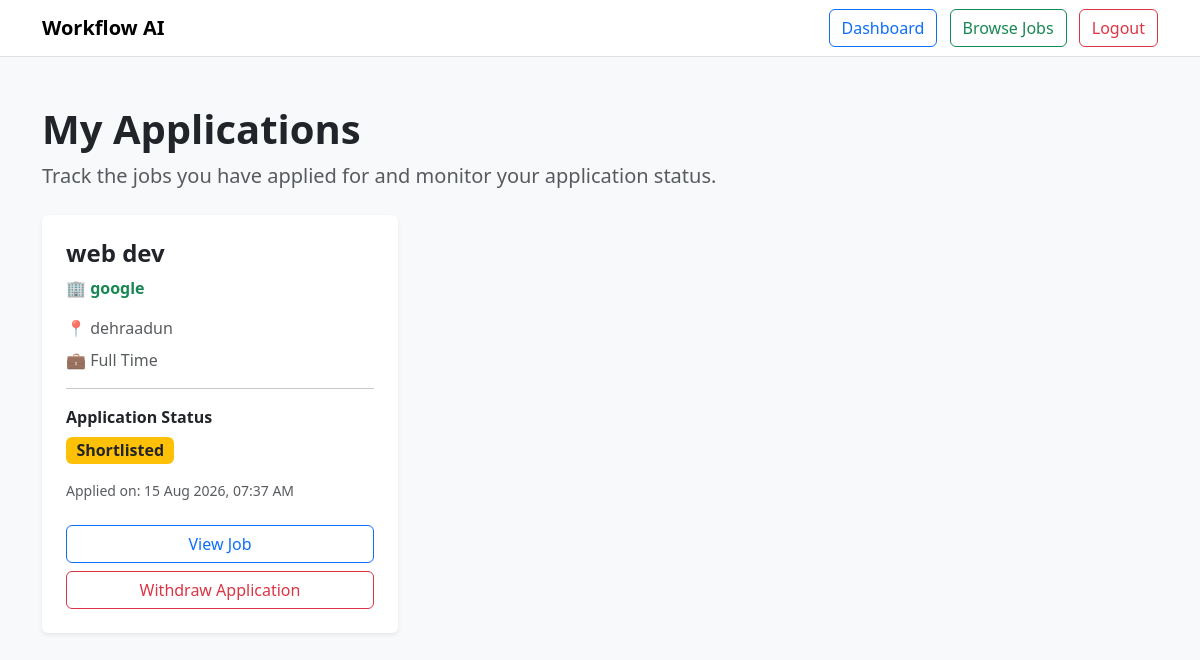
The app's page /student/applications/ (signed in) with its own data.
### accounts/models.py (models this page shows, shortened)
class Application(models.Model):
    STATUS_CHOICES = [
        ('applied', 'Applied'),
        ('shortlisted', 'Shortlisted'),
        ('rejected', 'Rejected'),
        ('selected', 'Selected'),
    ]
    student = models.ForeignKey(
        StudentProfile,
        on_delete=models.CASCADE,
        related_name='applications'
    )
    job = models.ForeignKey(
        Job,
        on_delete=models.CASCADE,
        related_name='applications'
    )
    status = models.CharField(
        max_length=20,
        choices=STATUS_CHOICES,
        default='applied'
    )
    applied_at = models.DateTimeField(auto_now_add=True)

class Job(models.Model):
    JOB_TYPE_CHOICES = [
        ('full_time', 'Full Time'),
        ('part_time', 'Part Time'),
        ('internship', 'Internship'),
        ('contract', 'Contract'),
    ]
    company = models.ForeignKey(
        CompanyProfile,
        on_delete=models.CASCADE,
        related_name='jobs'
    )
    title = models.CharField(max_length=150)
    description = models.TextField()
    location = models.CharField(max_length=150)
    job_type = models.CharField(
        max_length=20,
        choices=JOB_TYPE_CHOICES
    )
    salary = models.CharField(max_length=100, blank=True)
    required_degree = models.CharField(max_length=100, blank=True)
    minimum_cgpa = models.DecimalField(
        max_digits=4,
        decimal_places=2,
        null=True,
        blank=True
    )
    required_skills = models.TextField(blank=True)
    application_deadline = models.DateField(
        null=True,
        blank=True
    )
    created_at = models.DateTimeField(auto_now_add=True)

class CompanyProfile(models.Model):
    user = models.OneToOneField(
        User,
        on_delete=models.CASCADE
    )
    company_name = models.CharField(max_length=150, blank=True)
    industry = models.CharField(max_length=100, blank=True)
    location = models.CharField(max_length=150, blank=True)
    website = models.URLField(blank=True)
    description = models.TextField(blank=True)
    recruiter_name = models.CharField(max_length=100, blank=True)
    contact_email = models.EmailField(blank=True)
    contact_phone = models.CharField(max_length=15, blank=True)

### core/views.py (the view)
# urls.py: path('student/applications/', views.my_applications, name='my_applications'),
@student_required
def my_applications(request):
    student_profile, created = StudentProfile.objects.get_or_create(
        user=request.user
    )
    applications = Application.objects.filter(
        student=student_profile
    ).select_related(
        'job',
        'job__company'
    ).order_by('-applied_at')
    return render(
        request,
        'core/my_applications.html',
        {'applications': applications}
    )

### accounts/context_processors.py (called while the page is built)
def notification_count(request):
    unread_count = 0
    if request.user.is_authenticated:
        unread_count = request.user.notifications.filter(
            is_read=False
        ).count()
    return {
        'notifications_unread_count': unread_count
    }

### core/views.py (called while the page is built)
def has_role(user, role):
    return (
        user.is_authenticated
        and UserProfile.objects.filter(
            user=user,
            role=role
        ).exists()
    )

def student_required(view_func):
    @login_required
    @wraps(view_func)
    def wrapper(request, *args, **kwargs):
        if not has_role(request.user, 'student'):
            return HttpResponseForbidden(
                'You do not have permission to access this page.'
            )
        return view_func(request, *args, **kwargs)
    return wrapper

### core/templates/core/my_applications.html (shortened to what this page needs)
<!DOCTYPE html>
<html lang="en">
<head>
    <link
        href="https://cdn.jsdelivr.net/npm/bootstrap@5.3.3/dist/css/bootstrap.min.css"
        rel="stylesheet"
    >
</head>
<body class="bg-light">
<nav class="navbar navbar-expand-lg bg-white border-bottom">
    <div class="container">
        <a
            class="navbar-brand fw-bold"
            href="/"
        >
            Workflow AI
        </a>
        <div>
            <a
                href="/student/dashboard/"
                class="btn btn-outline-primary me-2"
            >
                Dashboard
            </a>
            <a
                href="/student/jobs/"
                class="btn btn-outline-success me-2"
            >
                Browse Jobs
            </a>
            <a
                href="/accounts/logout/"
                class="btn btn-outline-danger"
            >
                Logout
            </a>
        </div>
    </div>
</nav>
<div class="container py-5">
    <div class="mb-4">
        <h1 class="fw-bold">
            My Applications
        </h1>
        <p class="lead text-muted">
            Track the jobs you have applied for and monitor
            your application status.
        </p>
    </div>
    {% if applications %}
        <div class="row g-4">
            {% for application in applications %}
                <div class="col-md-6 col-lg-4">
                    <div class="card shadow-sm border-0 h-100">
                        <div class="card-body p-4">
                            <h4 class="fw-bold mb-2">
                                {{ application.job.title }}
                            </h4>
                            <p class="text-success fw-semibold mb-3">
                                🏢
                                {{ application.job.company.company_name }}
                            </p>
                            <p class="text-muted mb-2">
                                📍
                                {{ application.job.location }}
                            </p>
                            <p class="text-muted mb-3">
                                💼
                                {{ application.job.get_job_type_display }}
                            </p>
                            <hr>
                            <div class="mb-3">
                                <strong>
                                    Application Status
                                </strong>
                                {% if application.status == 'applied' %}
                                    <div class="mt-2">
                                        <span class="badge bg-primary fs-6">
                                            Applied
                                        </span>
                                    </div>
                                {% elif application.status == 'shortlisted' %}
                                    <div class="mt-2">
                                        <span class="badge bg-warning text-dark fs-6">
                                            Shortlisted
                                        </span>
                                    </div>
                                {% elif application.status == 'selected' %}
                                    <div class="mt-2">
                                        <span class="badge bg-success fs-6">
                                            Selected 🎉
                                        </span>
                                    </div>
                                {% elif application.status == 'rejected' %}
                                    <div class="mt-2">
                                        <span class="badge bg-danger fs-6">
                                            Rejected
                                        </span>
                                    </div>
                                {% else %}
                                    <div class="mt-2">
                                        <span class="badge bg-secondary fs-6">
                                            {{ application.get_status_display }}
                                        </span>
                                    </div>
                                {% endif %}
                            </div>
                            <p class="text-muted small">
                                Applied on:
                                {{ application.applied_at|date:"d M Y, h:i A" }}
                            </p>
                            <a
                                href="{% url 'student_job_detail' application.job.id %}"
                                class="btn btn-outline-primary w-100 mt-2"
                            >
                                View Job
                            </a>
                            <form
                                method="POST"
                                action="{% url 'withdraw_application' application.id %}"
                                class="mt-2"
                                onsubmit="return confirm('Are you sure you want to withdraw this application?');"
                            >
                                <button
                                    type="submit"
                                    class="btn btn-outline-danger w-100"
                                >
                                    Withdraw Application
                                </button>
                            </form>
                        </div>
                    </div>
                </div>
            {% endfor %}
        </div>
    {% endif %}
</div>
</body>
</html>

### records on screen
Application: job "web dev", job.company.company_name "google", job.location "dehraadun", job.job_type "Full Time", status "Shortlisted", applied_at "15 Aug 2026, 07:37 AM"
